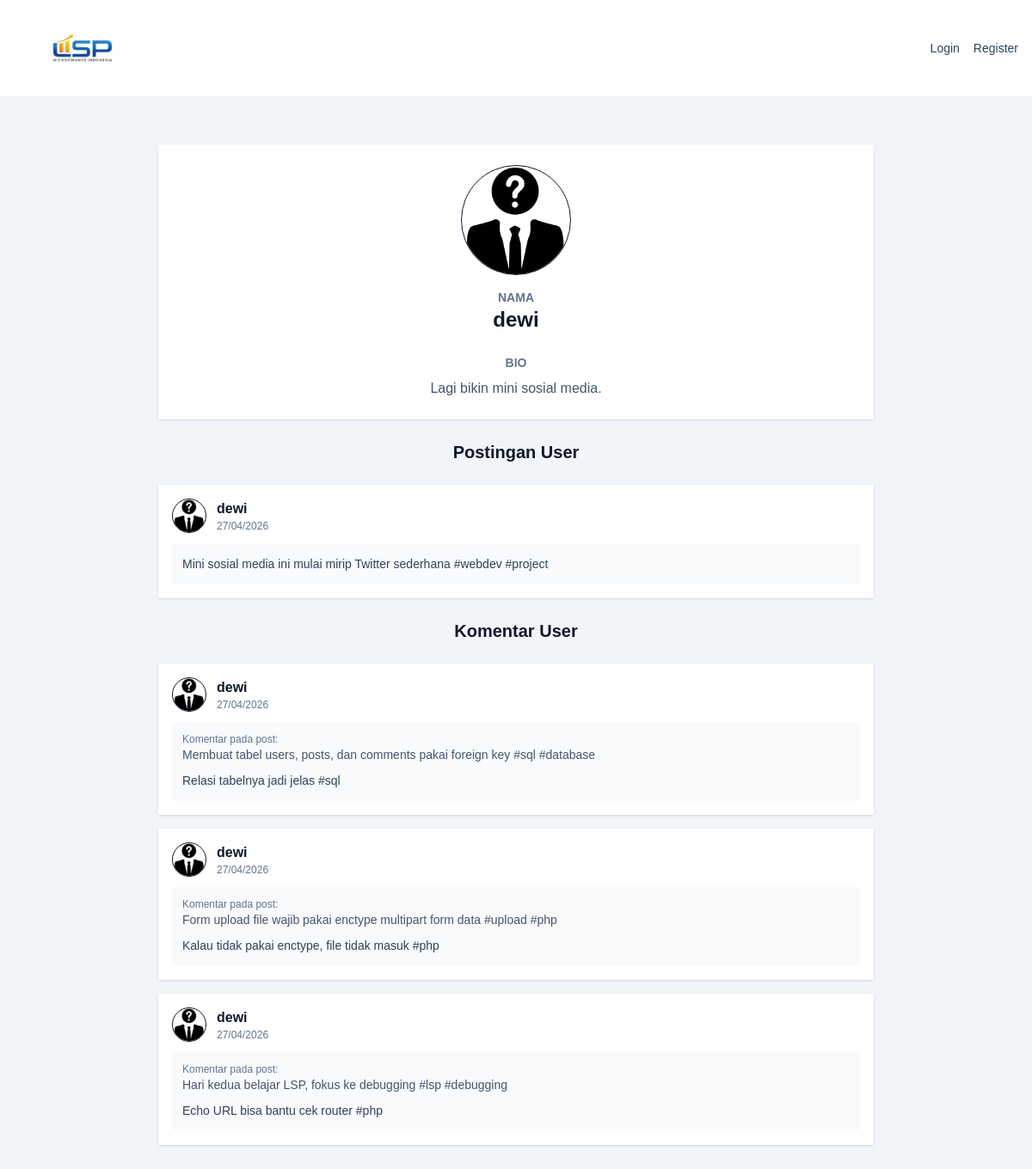
The page /info_user?id=4 on the database its author committed.
### tables this page shows
CREATE TABLE users (
    id INT AUTO_INCREMENT PRIMARY KEY,
    username VARCHAR(100) NOT NULL UNIQUE,
    password VARCHAR(255) NOT NULL,
    bio TEXT,
    photo LONGBLOB,
    photo_type VARCHAR(100),
    created_at DATETIME DEFAULT CURRENT_TIMESTAMP
);

CREATE TABLE posts (
    id INT AUTO_INCREMENT PRIMARY KEY,
    user_id INT NOT NULL,
    text VARCHAR(250) NOT NULL,

    image LONGBLOB,
    image_type VARCHAR(100),

    file LONGBLOB,
    file_name VARCHAR(255),
    file_type VARCHAR(100),

    created_at DATETIME DEFAULT CURRENT_TIMESTAMP,
    updated_at DATETIME DEFAULT CURRENT_TIMESTAMP ON UPDATE CURRENT_TIMESTAMP,

    FOREIGN KEY (user_id) REFERENCES users(id) ON DELETE CASCADE
);

CREATE TABLE comments (
    id INT AUTO_INCREMENT PRIMARY KEY,
    post_id INT NOT NULL,
    user_id INT NOT NULL,
    text VARCHAR(250) NOT NULL,

    image LONGBLOB,
    image_type VARCHAR(100),

    file LONGBLOB,
    file_name VARCHAR(255),
    file_type VARCHAR(100),

    created_at DATETIME DEFAULT CURRENT_TIMESTAMP,
    updated_at DATETIME DEFAULT CURRENT_TIMESTAMP ON UPDATE CURRENT_TIMESTAMP,

    FOREIGN KEY (post_id) REFERENCES posts(id) ON DELETE CASCADE,
    FOREIGN KEY (user_id) REFERENCES users(id) ON DELETE CASCADE
);

### app/controller/UserController.php (called while the page is built, shortened)
<?php
class UserController
{
    public static function info_user()
    {
        global $conn;
        $user_id = (int) ($_GET['id'] ?? 0);
        $user_result = mysqli_query($conn, "
            SELECT *
            FROM users
            WHERE id = '$user_id'
            LIMIT 1
        ");
        $user = mysqli_fetch_assoc($user_result);
        $user_posts = mysqli_query($conn, "
            SELECT posts.*, users.username, users.photo, users.photo_type
            FROM posts
            JOIN users ON posts.user_id = users.id
            WHERE posts.user_id = '$user_id'
            ORDER BY posts.created_at DESC
        ");
        $user_comments = mysqli_query($conn, "
            SELECT comments.*, posts.text AS post_text, users.username, users.photo, users.photo_type
            FROM comments
            JOIN users ON comments.user_id = users.id
            JOIN posts ON comments.post_id = posts.id
            WHERE comments.user_id = '$user_id'
            ORDER BY comments.created_at DESC
        ");
        require ROOT_DIR . "/public/view/info_user/index.php";
    }
}

### public/view/info_user/index.php (the view, shortened to what this page needs)
<!DOCTYPE html>
<html lang="id">
<head>
    <link rel="stylesheet" href="<?= ASSET_URL ?>dist/css/output.css">
</head>
<body>
    <?php include __DIR__ . "/../layouts/header/index.php"; ?>
    <div class="mx-auto min-h-screen max-w-4xl p-4">
        <section class="mx-auto flex max-w-4xl flex-col gap-6 p-4">
            <div class="bg-white p-6 shadow-sm">
                <div class="flex flex-col items-center text-center">
                    <?php if (!empty($user['photo'])) : ?>
                        <img
                            class="mb-4 h-32 w-32 rounded-full object-cover"
                            alt="Profile picture">
                    <?php else : ?>
                        <img
                            class="mb-4 h-32 w-32 rounded-full border bg-white object-cover"
                            src="<?= ASSET_URL ?>images/default-pfp.png"
                            alt="Profile picture">
                    <?php endif; ?>
                    <p class="text-sm font-bold text-slate-500">NAMA</p>
                    <h2 class="text-2xl font-bold"><?= $user['username'] ?></h2>
                    <p class="mt-6 text-sm font-bold text-slate-500">BIO</p>
                    <p class="mt-2 max-w-xl text-center text-slate-600">
                        <?= $user['bio'] ?: 'Belum ada bio.' ?>
                    </p>
                </div>
            </div>
            <h3 class="text-center text-xl font-bold">Postingan User</h3>
            <div class="flex flex-col gap-4">
                <?php while ($post = mysqli_fetch_assoc($user_posts)) : ?>
                    <article class="bg-white p-4 shadow-sm">
                        <div class="mb-3 flex items-center gap-3">
                            <?php if (!empty($post['photo'])): ?>
                                <img
                                    class="h-10 w-10 rounded-full border object-cover bg-white"
                                    alt="Profile picture">
                            <?php else: ?>
                                <img
                                    class="h-10 w-10 rounded-full border bg-white object-cover"
                                    src="<?= ASSET_URL ?>images/default-pfp.png"
                                    alt="Profile picture">
                            <?php endif; ?>
                            <div>
                                <p class="font-semibold"><?= $post['username'] ?></p>
                                <p class="text-xs text-slate-500"><?= date('d/m/Y', strtotime($post['created_at'])) ?></p>
                            </div>
                        </div>
                        <div class="rounded-md bg-slate-50 p-3">
                            <p class="text-sm leading-6 text-slate-700"><?= $post['text'] ?></p>
                        </div>
                    </article>
                <?php endwhile; ?>
            </div>
            <h3 class="text-center text-xl font-bold">Komentar User</h3>
            <div class="flex flex-col gap-4">
                <?php while ($comment = mysqli_fetch_assoc($user_comments)) : ?>
                    <article class="bg-white p-4 shadow-sm">
                        <div class="mb-3 flex items-center gap-3">
                            <?php if (!empty($comment['photo'])): ?>
                                <img
                                    class="h-10 w-10 rounded-full border object-cover bg-white"
                                    alt="Profile picture">
                            <?php else: ?>
                                <img
                                    class="h-10 w-10 rounded-full border bg-white object-cover"
                                    src="<?= ASSET_URL ?>images/default-pfp.png"
                                    alt="Profile picture">
                            <?php endif; ?>
                            <div>
                                <p class="font-semibold"><?= $comment['username'] ?></p>
                                <p class="text-xs text-slate-500"><?= date('d/m/Y', strtotime($comment['created_at'])) ?></p>
                            </div>
                        </div>
                        <div class="rounded-md bg-slate-50 p-3">
                            <p class="text-xs text-slate-500">Komentar pada post:</p>
                            <p class="mb-2 text-sm text-slate-600"><?= $comment['post_text'] ?></p>
                            <p class="text-sm leading-6 text-slate-700"><?= $comment['text'] ?></p>
                        </div>
                    </article>
                <?php endwhile; ?>
            </div>
        </section>
    </div>
</body>
</html>

### rows shown on the page
users: username "dewi", bio "Lagi bikin mini sosial media."
posts: user.username "dewi", created_at "27/04/2026", text "Mini sosial media ini mulai mirip Twitter sederhana #webdev #project"
comments: user.username "dewi", created_at "27/04/2026", post.text "Membuat tabel users, posts, dan comments pakai foreign key #sql #database", text "Relasi tabelnya jadi jelas #sql"
comments: user.username "dewi", created_at "27/04/2026", post.text "Form upload file wajib pakai enctype multipart form data #upload #php", text "Kalau tidak pakai enctype, file tidak masuk #php"
comments: user.username "dewi", created_at "27/04/2026", post.text "Hari kedua belajar LSP, fokus ke debugging #lsp #debugging", text "Echo URL bisa bantu cek router #php"
